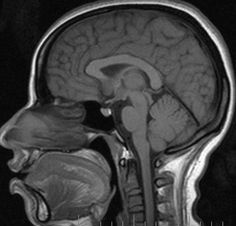
#> input picture data/input_image.png, 236 x 226 px
$ python input_image_processing.py
#> lines starting #> are read from the running program, lines starting #| are printed output that depends on the picture
# Run: python3 scripts/preprocessing/input_image_processing.py

import numpy as np
import cv2
from pathlib import Path

# Navigate to project root and locate data/output directories
script_dir = Path(__file__).resolve().parent
project_root = script_dir.parent.parent
input_img = project_root / "data" / "input_image.png"

pgm_dir = project_root / "results" / "pgm"
png_dir = project_root / "results" / "png"

# Create both folders before writing anything
pgm_dir.mkdir(parents=True, exist_ok=True)
png_dir.mkdir(parents=True, exist_ok=True)

output_pgm = pgm_dir / "input.pgm"
png_original = png_dir / "00_original_input.png"
png_preprocessed = png_dir / "01_preprocessed_input.png"

# read input image as grayscale
img = cv2.imread(str(input_img), cv2.IMREAD_GRAYSCALE)
#> img is the input picture: shape (226, 236); min 0, max 255, mean 66.2
if img is None:
    raise FileNotFoundError(f"Input image not found or unreadable: {input_img}")

# resize image
resized = cv2.resize(img, (8192, 8192), interpolation=cv2.INTER_LINEAR)
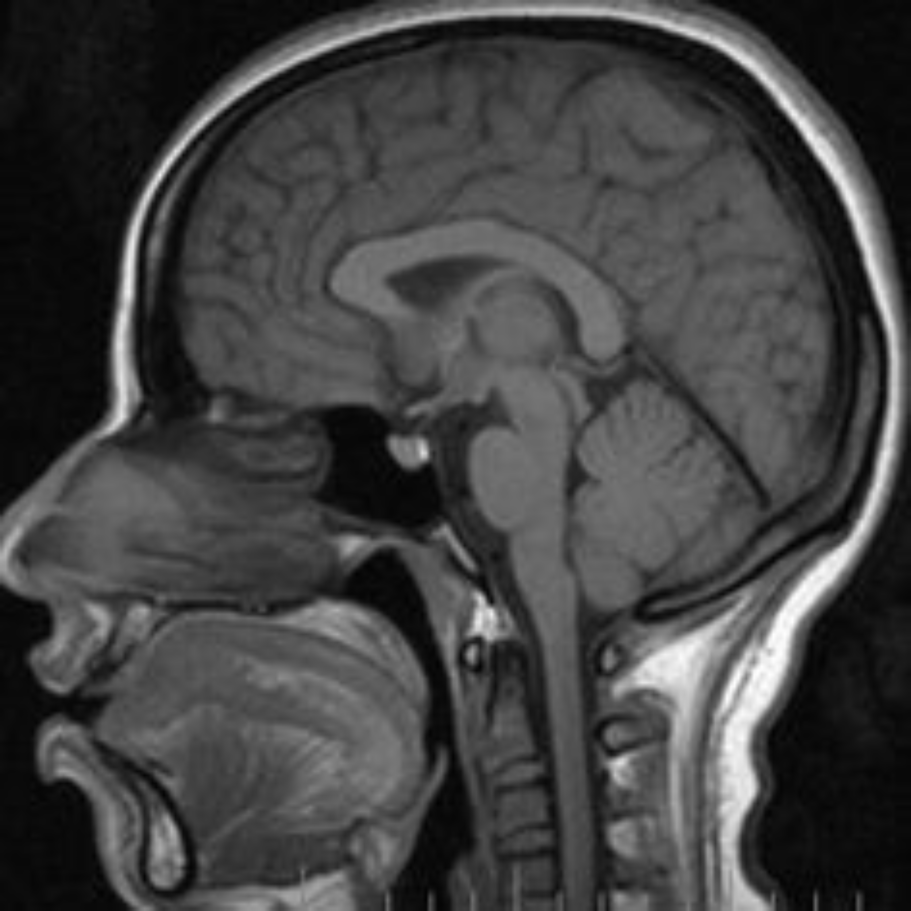
#> resized: shape (8192, 8192) (shown at 1/9 size); min 0, max 255, mean 66.1

# save as PGM
if not cv2.imwrite(str(output_pgm), resized):
    raise RuntimeError(f"Failed to write: {output_pgm}")

# Also save as PNG for visualization
if not cv2.imwrite(str(png_original), img):
    raise RuntimeError(f"Failed to write: {png_original}")

if not cv2.imwrite(str(png_preprocessed), resized):
    raise RuntimeError(f"Failed to write: {png_preprocessed}")

print("Read:", input_img)
print("Saved PGM:", output_pgm)
print("Saved PNG (original):", png_original)
print("Saved PNG (preprocessed):", png_preprocessed)
print("Output size:", resized.shape)
#| Output size: (8192, 8192)
print("PGM dir:", pgm_dir)
print("PNG dir:", png_dir)
